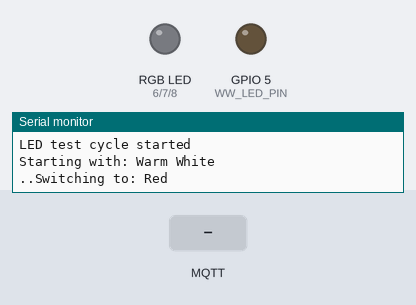
The program below on a simulated ESP32-S3. On the bench: an RGB LED mixed from three pins (HIGH = lit), output pins drawn as LEDs (lit = HIGH), the last lines printed to the serial monitor. The inputs (shaded band) are chosen by the test bench. WiFi joins after 1.5 s; servers stay silent unless stated; no MQTT or app messages arrive unless stated.

Above: at 2.2 s.
2.3 s: MQTT message "off" arrives on the first subscribed topic
At 3.3 s:
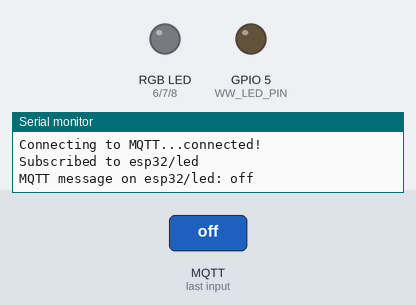
4.0 s: MQTT message "on" arrives on the first subscribed topic
7.0 s: MQTT message "0" arrives on the first subscribed topic
At 7.3 s:
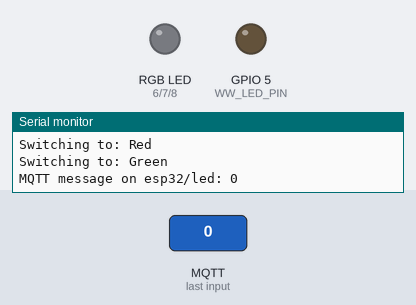
8.5 s: MQTT message "true" arrives on the first subscribed topic
Timing chart, 0 to 11.5 s (numbered marks = the images above; inputs shaded):
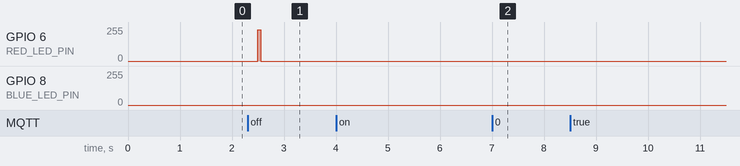

Measured:
- after the input at 2.3 s, GPIO 7 (GREEN_LED_PIN): stays LOW (without the input it goes to HIGH after 1.7 s)
- after the input at 7.0 s, GPIO 5 (WW_LED_PIN): stays LOW (without the input it goes to HIGH after 1.5 s)

The program:

main.cpp
```cpp
#include <Arduino.h>
#include "config.h"
#include "wifi_manager.h"
#include "mqtt_manager.h"
#include "led_controller.h"
#include "status_led.h"

// Track previous states for status LED updates
static WifiState prevWifiState = WIFI_STATE_DISCONNECTED;
static MqttState prevMqttState = MQTT_STATE_DISCONNECTED;

// MQTT message handler
void onMqttMessage(const char* topic, const char* payload) {
  Serial.print("MQTT message on ");
  Serial.print(topic);
  Serial.print(": ");
  Serial.println(payload);

  if (strcmp(topic, LED_TOPIC) == 0) {
    // Convert payload to lowercase for comparison
    String msg = String(payload);
    msg.toLowerCase();

    if (msg == "on" || msg == "1" || msg == "true") {
      ledController_setMode(LED_MODE_TEST_CYCLE);
    } else if (msg == "off" || msg == "0" || msg == "false") {
      ledController_setMode(LED_MODE_OFF);
    }
  }
}

// Update status LED based on connection states
void updateStatusLed() {
  WifiState wifiState = wifi_getState();
  MqttState mqttState = mqtt_getState();

  // Only update if state changed
  if (wifiState == prevWifiState && mqttState == prevMqttState) {
    return;
  }

  prevWifiState = wifiState;
  prevMqttState = mqttState;

  // Priority: WiFi issues > MQTT issues > Connected
  if (wifiState == WIFI_STATE_FAILED) {
    statusLed_setStatus(STATUS_WIFI_FAILED);
  } else if (wifiState == WIFI_STATE_CONNECTING) {
    statusLed_setStatus(STATUS_WIFI_CONNECTING);
  } else if (wifiState == WIFI_STATE_CONNECTED) {
    if (mqttState == MQTT_STATE_CONNECTED) {
      statusLed_setStatus(STATUS_CONNECTED);
    } else {
      statusLed_setStatus(STATUS_MQTT_CONNECTING);
    }
  } else {
    statusLed_setStatus(STATUS_WIFI_CONNECTING);
  }
}

void setup() {
  Serial.begin(115200);
  delay(1000);

  Serial.println("=== Sunrise Clock Starting ===");

  // Initialize all modules
  statusLed_init();
  ledController_init();
  wifi_init();
  mqtt_init();

  // Set MQTT callback
  mqtt_setCallback(onMqttMessage);

  // Start LED test cycle
  ledController_setMode(LED_MODE_TEST_CYCLE);
}

void loop() {
  // Update all modules (non-blocking)
  wifi_update();
  mqtt_update();
  ledController_update();
  statusLed_update();

  // Update status LED based on connection states
  updateStatusLed();
}
```

led_controller.cpp
```cpp
#include "led_controller.h"
#include "config.h"

static LedMode currentMode = LED_MODE_OFF;

// Test cycle state
static int brightness = 0;
static bool fadingUp = true;
static int currentColor = 0;  // 0=WW, 1=Red, 2=Green, 3=Blue
static const int NUM_COLORS = 4;
static unsigned long lastFadeTime = 0;

// Current brightness values
static uint16_t wwBrightness = 0;
static uint16_t redBrightness = 0;
static uint16_t greenBrightness = 0;
static uint16_t blueBrightness = 0;

static const char* colorNames[] = {"Warm White", "Red", "Green", "Blue"};

static int getCurrentChannel() {
  switch (currentColor) {
    case 0: return WW_CHANNEL;
    case 1: return RED_CHANNEL;
    case 2: return GREEN_CHANNEL;
    case 3: return BLUE_CHANNEL;
    default: return WW_CHANNEL;
  }
}

void ledController_init() {
  // Configure PWM for all LED channels
  ledcSetup(WW_CHANNEL, PWM_FREQ, PWM_RESOLUTION);
  ledcSetup(RED_CHANNEL, PWM_FREQ, PWM_RESOLUTION);
  ledcSetup(GREEN_CHANNEL, PWM_FREQ, PWM_RESOLUTION);
  ledcSetup(BLUE_CHANNEL, PWM_FREQ, PWM_RESOLUTION);

  // Attach pins to channels
  ledcAttachPin(WW_LED_PIN, WW_CHANNEL);
  ledcAttachPin(RED_LED_PIN, RED_CHANNEL);
  ledcAttachPin(GREEN_LED_PIN, GREEN_CHANNEL);
  ledcAttachPin(BLUE_LED_PIN, BLUE_CHANNEL);

  // Start with all LEDs off
  ledController_off();

  currentMode = LED_MODE_OFF;
  lastFadeTime = millis();
}

void ledController_update() {
  unsigned long currentTime = millis();

  switch (currentMode) {
    case LED_MODE_OFF:
      // Nothing to do
      break;

    case LED_MODE_TEST_CYCLE:
      // Non-blocking fade using millis()
      if (currentTime - lastFadeTime >= LED_FADE_INTERVAL) {
        lastFadeTime = currentTime;

        // Write brightness to current color channel
        ledcWrite(getCurrentChannel(), brightness);

        // Update brightness
        if (fadingUp) {
          brightness += LED_FADE_STEP;
          if (brightness >= PWM_MAX_VALUE) {
            brightness = PWM_MAX_VALUE;
            fadingUp = false;
          }
        } else {
          brightness -= LED_FADE_STEP;
          if (brightness <= 0) {
            brightness = 0;
            fadingUp = true;

            // Move to next color
            currentColor = (currentColor + 1) % NUM_COLORS;
            Serial.print("Switching to: ");
            Serial.println(colorNames[currentColor]);
          }
        }
      }
      break;

    case LED_MODE_SUNRISE:
      // TODO: Implement sunrise simulation
      break;

    case LED_MODE_MANUAL:
      // Manual mode - brightness controlled via setters
      break;
  }
}

void ledController_setMode(LedMode mode) {
  if (mode == currentMode) return;

  // Reset state when changing modes
  currentMode = mode;

  switch (mode) {
    case LED_MODE_OFF:
      ledController_off();
      break;

    case LED_MODE_TEST_CYCLE:
      brightness = 0;
      fadingUp = true;
      currentColor = 0;
      lastFadeTime = millis();
      ledController_off();  // Start with all off
      Serial.println("LED test cycle started");
      Serial.print("Starting with: ");
      Serial.println(colorNames[currentColor]);
      break;

    case LED_MODE_SUNRISE:
      // TODO: Initialize sunrise state
      break;

    case LED_MODE_MANUAL:
      // Keep current brightness values
      break;
  }
}

LedMode ledController_getMode() {
  return currentMode;
}

void ledController_setWW(uint16_t value) {
  wwBrightness = constrain(value, 0, PWM_MAX_VALUE);
  ledcWrite(WW_CHANNEL, wwBrightness);
}

void ledController_setRed(uint16_t value) {
  redBrightness = constrain(value, 0, PWM_MAX_VALUE);
  ledcWrite(RED_CHANNEL, redBrightness);
}

void ledController_setGreen(uint16_t value) {
  greenBrightness = constrain(value, 0, PWM_MAX_VALUE);
  ledcWrite(GREEN_CHANNEL, greenBrightness);
}

void ledController_setBlue(uint16_t value) {
  blueBrightness = constrain(value, 0, PWM_MAX_VALUE);
  ledcWrite(BLUE_CHANNEL, blueBrightness);
}

void ledController_setAll(uint16_t ww, uint16_t r, uint16_t g, uint16_t b) {
  ledController_setWW(ww);
  ledController_setRed(r);
  ledController_setGreen(g);
  ledController_setBlue(b);
}

void ledController_off() {
  wwBrightness = 0;
  redBrightness = 0;
  greenBrightness = 0;
  blueBrightness = 0;

  ledcWrite(WW_CHANNEL, 0);
  ledcWrite(RED_CHANNEL, 0);
  ledcWrite(GREEN_CHANNEL, 0);
  ledcWrite(BLUE_CHANNEL, 0);
}

const char* ledController_getCurrentColorName() {
  return colorNames[currentColor];
}
```

led_controller.h
```cpp
#ifndef LED_CONTROLLER_H
#define LED_CONTROLLER_H

#include <Arduino.h>

// LED modes
enum LedMode {
  LED_MODE_OFF,
  LED_MODE_TEST_CYCLE,    // Cycle through WW, R, G, B for testing
  LED_MODE_SUNRISE,       // Sunrise simulation (to be implemented)
  LED_MODE_MANUAL         // Manual control via MQTT
};

// Initialize LED controller
void ledController_init();

// Update LED controller (call in loop) - non-blocking
void ledController_update();

// Set LED mode
void ledController_setMode(LedMode mode);

// Get current LED mode
LedMode ledController_getMode();

// Manual control functions
void ledController_setWW(uint16_t brightness);      // 0-4095
void ledController_setRed(uint16_t brightness);     // 0-4095
void ledController_setGreen(uint16_t brightness);   // 0-4095
void ledController_setBlue(uint16_t brightness);    // 0-4095
void ledController_setAll(uint16_t ww, uint16_t r, uint16_t g, uint16_t b);

// Turn all LEDs off
void ledController_off();

// Get current color name (for test cycle mode)
const char* ledController_getCurrentColorName();

#endif // LED_CONTROLLER_H
```

mqtt_manager.cpp
```cpp
#include "mqtt_manager.h"
#include "wifi_manager.h"
#include "config.h"
#include <WiFiClientSecure.h>
#include <PubSubClient.h>

static WiFiClientSecure wifiClient;
static PubSubClient mqttClient(wifiClient);

static MqttState currentState = MQTT_STATE_DISCONNECTED;
static MqttMessageCallback userCallback = nullptr;
static unsigned long lastRetryTime = 0;

// Internal callback that wraps PubSubClient callback
static void internalCallback(char* topic, byte* payload, unsigned int length) {
  if (userCallback == nullptr) return;

  // Convert payload to null-terminated string
  static char msgBuffer[256];
  unsigned int copyLen = (length < sizeof(msgBuffer) - 1) ? length : sizeof(msgBuffer) - 1;
  memcpy(msgBuffer, payload, copyLen);
  msgBuffer[copyLen] = '\0';

  // Trim whitespace
  char* msg = msgBuffer;
  while (*msg == ' ' || *msg == '\n' || *msg == '\r') msg++;
  char* end = msg + strlen(msg) - 1;
  while (end > msg && (*end == ' ' || *end == '\n' || *end == '\r')) {
    *end = '\0';
    end--;
  }

  userCallback(topic, msg);
}

void mqtt_init() {
  wifiClient.setCACert(MQTT_CA_CERT);
  mqttClient.setServer(MQTT_HOST, MQTT_PORT);
  mqttClient.setCallback(internalCallback);

  currentState = MQTT_STATE_DISCONNECTED;
  lastRetryTime = 0;
}

void mqtt_update() {
  // Don't try MQTT if WiFi isn't connected
  if (!wifi_isConnected()) {
    if (currentState == MQTT_STATE_CONNECTED) {
      currentState = MQTT_STATE_DISCONNECTED;
    }
    return;
  }

  switch (currentState) {
    case MQTT_STATE_DISCONNECTED:
      // Start connection attempt
      currentState = MQTT_STATE_CONNECTING;
      lastRetryTime = millis();
      Serial.print("Connecting to MQTT...");

      if (mqttClient.connect(MQTT_CLIENT_ID, MQTT_USER, MQTT_PASS)) {
        currentState = MQTT_STATE_CONNECTED;
        Serial.println("connected!");

        // Subscribe to LED topic
        mqttClient.subscribe(LED_TOPIC);
        Serial.print("Subscribed to ");
        Serial.println(LED_TOPIC);
      } else {
        currentState = MQTT_STATE_DISCONNECTED;
        Serial.print("failed, state=");
        Serial.println(mqttClient.state());
        lastRetryTime = millis();
      }
      break;

    case MQTT_STATE_CONNECTING:
      // Check if connection succeeded
      if (mqttClient.connected()) {
        currentState = MQTT_STATE_CONNECTED;
      } else if (millis() - lastRetryTime >= MQTT_RETRY_INTERVAL) {
        // Retry
        currentState = MQTT_STATE_DISCONNECTED;
      }
      break;

    case MQTT_STATE_CONNECTED:
      // Keep connection alive
      if (!mqttClient.connected()) {
        currentState = MQTT_STATE_DISCONNECTED;
        Serial.println("MQTT connection lost!");
      } else {
        mqttClient.loop();
      }
      break;
  }
}

MqttState mqtt_getState() {
  return currentState;
}

bool mqtt_isConnected() {
  return currentState == MQTT_STATE_CONNECTED && mqttClient.connected();
}

void mqtt_setCallback(MqttMessageCallback callback) {
  userCallback = callback;
}

bool mqtt_publish(const char* topic, const char* payload) {
  if (!mqtt_isConnected()) return false;
  return mqttClient.publish(topic, payload);
}
```

mqtt_manager.h
```cpp
#ifndef MQTT_MANAGER_H
#define MQTT_MANAGER_H

#include <Arduino.h>

// Callback type for incoming MQTT messages
typedef void (*MqttMessageCallback)(const char* topic, const char* payload);

// MQTT connection states
enum MqttState {
  MQTT_STATE_DISCONNECTED,
  MQTT_STATE_CONNECTING,
  MQTT_STATE_CONNECTED
};

// Initialize MQTT manager
void mqtt_init();

// Update MQTT manager (call in loop) - non-blocking
void mqtt_update();

// Get current MQTT state
MqttState mqtt_getState();

// Check if MQTT is connected
bool mqtt_isConnected();

// Set callback for incoming messages
void mqtt_setCallback(MqttMessageCallback callback);

// Publish a message
bool mqtt_publish(const char* topic, const char* payload);

#endif // MQTT_MANAGER_H
```

status_led.cpp
```cpp
#include "status_led.h"
#include "config.h"

static StatusColor currentStatus = STATUS_OFF;
static unsigned long lastBlinkTime = 0;
static bool blinkState = false;
static const unsigned long BLINK_INTERVAL = 500;  // ms

// Color definitions (R, G, B) - values 0-50 to not be too bright
static const uint8_t COLORS[][3] = {
  {0, 0, 0},      // STATUS_OFF
  {0, 50, 0},     // STATUS_BOOTING - Green
  {50, 30, 0},    // STATUS_WIFI_CONNECTING - Yellow/Orange
  {50, 0, 0},     // STATUS_WIFI_FAILED - Red
  {0, 50, 50},    // STATUS_MQTT_CONNECTING - Cyan
  {0, 0, 50},     // STATUS_CONNECTED - Blue
  {50, 0, 0}      // STATUS_ERROR - Red (blinks)
};

void statusLed_init() {
  currentStatus = STATUS_BOOTING;
  neopixelWrite(RGB_BUILTIN_PIN, COLORS[STATUS_BOOTING][0],
                COLORS[STATUS_BOOTING][1], COLORS[STATUS_BOOTING][2]);
  lastBlinkTime = millis();
}

void statusLed_update() {
  unsigned long currentTime = millis();

  // Handle blinking for error state
  if (currentStatus == STATUS_ERROR) {
    if (currentTime - lastBlinkTime >= BLINK_INTERVAL) {
      lastBlinkTime = currentTime;
      blinkState = !blinkState;

      if (blinkState) {
        neopixelWrite(RGB_BUILTIN_PIN, COLORS[STATUS_ERROR][0],
                      COLORS[STATUS_ERROR][1], COLORS[STATUS_ERROR][2]);
      } else {
        neopixelWrite(RGB_BUILTIN_PIN, 0, 0, 0);
      }
    }
  }
}

void statusLed_setStatus(StatusColor status) {
  if (status == currentStatus) return;

  currentStatus = status;
  blinkState = true;
  lastBlinkTime = millis();

  // Set color immediately (unless it's a blinking state)
  if (status != STATUS_ERROR) {
    neopixelWrite(RGB_BUILTIN_PIN, COLORS[status][0],
                  COLORS[status][1], COLORS[status][2]);
  }
}

StatusColor statusLed_getStatus() {
  return currentStatus;
}

void statusLed_setRGB(uint8_t r, uint8_t g, uint8_t b) {
  currentStatus = STATUS_OFF;  // Manual control overrides status
  neopixelWrite(RGB_BUILTIN_PIN, r, g, b);
}

void statusLed_off() {
  currentStatus = STATUS_OFF;
  neopixelWrite(RGB_BUILTIN_PIN, 0, 0, 0);
}
```

status_led.h
```cpp
#ifndef STATUS_LED_H
#define STATUS_LED_H

#include <Arduino.h>

// Status LED colors/states
enum StatusColor {
  STATUS_OFF,
  STATUS_BOOTING,       // Green - system starting
  STATUS_WIFI_CONNECTING,  // Yellow - connecting to WiFi
  STATUS_WIFI_FAILED,   // Red - WiFi connection failed
  STATUS_MQTT_CONNECTING,  // Cyan - connecting to MQTT
  STATUS_CONNECTED,     // Blue - fully connected
  STATUS_ERROR          // Red blinking - error state
};

// Initialize status LED
void statusLed_init();

// Update status LED (call in loop) - handles blinking
void statusLed_update();

// Set status LED color/state
void statusLed_setStatus(StatusColor status);

// Get current status
StatusColor statusLed_getStatus();

// Manual RGB control (0-255 per channel)
void statusLed_setRGB(uint8_t r, uint8_t g, uint8_t b);

// Turn off status LED
void statusLed_off();

#endif // STATUS_LED_H
```

wifi_manager.cpp
```cpp
#include "wifi_manager.h"
#include "config.h"
#include <WiFi.h>

static WifiState currentState = WIFI_STATE_DISCONNECTED;
static unsigned long lastRetryTime = 0;
static int retryCount = 0;

void wifi_init() {
  Serial.print("Connecting to WiFi: ");
  Serial.println(WIFI_SSID);

  WiFi.mode(WIFI_STA);
  WiFi.begin(WIFI_SSID, WIFI_PASSWORD);

  currentState = WIFI_STATE_CONNECTING;
  lastRetryTime = millis();
  retryCount = 0;
}

void wifi_update() {
  switch (currentState) {
    case WIFI_STATE_CONNECTING:
      if (WiFi.status() == WL_CONNECTED) {
        currentState = WIFI_STATE_CONNECTED;
        Serial.println();
        Serial.println("WiFi connected!");
        Serial.print("IP address: ");
        Serial.println(WiFi.localIP());
      } else if (millis() - lastRetryTime >= WIFI_RETRY_INTERVAL) {
        lastRetryTime = millis();
        retryCount++;
        Serial.print(".");

        if (retryCount >= WIFI_MAX_RETRIES) {
          currentState = WIFI_STATE_FAILED;
          Serial.println();
          Serial.println("Failed to connect to WiFi");
        }
      }
      break;

    case WIFI_STATE_CONNECTED:
      // Check if we lost connection
      if (WiFi.status() != WL_CONNECTED) {
        currentState = WIFI_STATE_DISCONNECTED;
        Serial.println("WiFi connection lost!");
      }
      break;

    case WIFI_STATE_DISCONNECTED:
      // Auto-reconnect
      Serial.println("Reconnecting to WiFi...");
      WiFi.begin(WIFI_SSID, WIFI_PASSWORD);
      currentState = WIFI_STATE_CONNECTING;
      lastRetryTime = millis();
      retryCount = 0;
      break;

    case WIFI_STATE_FAILED:
      // Could implement retry after longer delay here
      break;
  }
}

WifiState wifi_getState() {
  return currentState;
}

bool wifi_isConnected() {
  return currentState == WIFI_STATE_CONNECTED;
}

String wifi_getIP() {
  if (wifi_isConnected()) {
    return WiFi.localIP().toString();
  }
  return "0.0.0.0";
}
```

wifi_manager.h
```cpp
#ifndef WIFI_MANAGER_H
#define WIFI_MANAGER_H

#include <Arduino.h>

// WiFi connection states
enum WifiState {
  WIFI_STATE_DISCONNECTED,
  WIFI_STATE_CONNECTING,
  WIFI_STATE_CONNECTED,
  WIFI_STATE_FAILED
};

// Initialize WiFi manager
void wifi_init();

// Update WiFi manager (call in loop) - non-blocking
void wifi_update();

// Get current WiFi state
WifiState wifi_getState();

// Check if WiFi is connected
bool wifi_isConnected();

// Get IP address as string
String wifi_getIP();

#endif // WIFI_MANAGER_H
```

Source omitted: config.h (3110 bytes)
